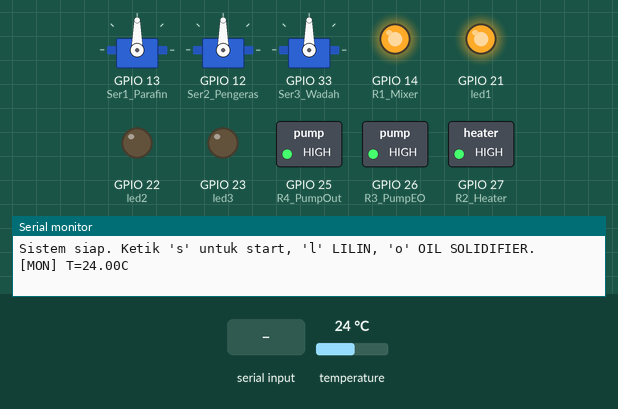
This sketch was run on a simulated ESP32. On the bench: 3 × servo, switched loads named in the sketch (green lamp = pin HIGH), output pins drawn as LEDs (lit = HIGH), the last lines printed to the serial monitor. The inputs (shaded band) are chosen by the test bench; at power-on: temperature 24 °C. WiFi joins after 1.5 s; servers stay silent unless stated.

Above: at 3.0 s.
3.1 s: "s" received over Serial
At 5.0 s:
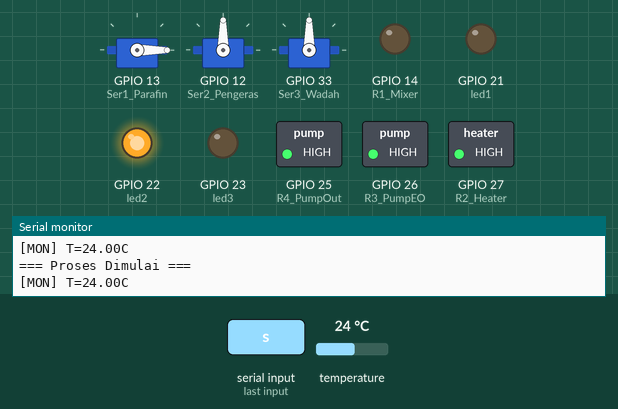
At 6.0 s:
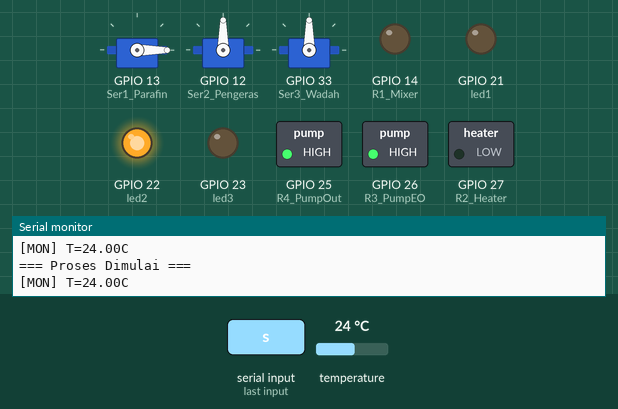
Timing chart, 0 to 7.5 s (numbered marks = the images above; inputs shaded):
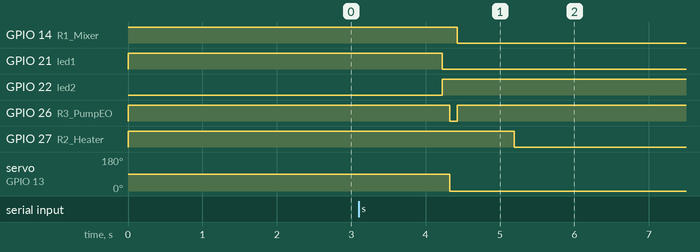

Measured:
- after the input at 3.1 s, GPIO 14 (R1_Mixer): HIGH → LOW after 1.3 s; GPIO 21 (led1): HIGH → LOW after 1.1 s; GPIO 22 (led2): LOW → HIGH after 1.1 s; GPIO 26 (R3_PumpEO): HIGH → LOW after 1.2 s, → HIGH 0.10 s later; GPIO 27 (R2_Heater): HIGH → LOW after 2.1 s

The sketch:

sketch_sep13b.ino
```cpp
#define BLYNK_TEMPLATE_ID "TMPL6skCxPnti"
#define BLYNK_TEMPLATE_NAME "JELATECH "
#define BLYNK_AUTH_TOKEN "KCTyVhBgVokaP0wzYfWADEfy4LvnA9Nh"

//ESP_Mesin2
#include <Arduino.h>
#include <ESP32Servo.h>
#include <OneWire.h>
#include <DallasTemperature.h>
#include <WiFi.h>
#include <WiFiClient.h>
#include <BlynkSimpleEsp32.h>


char ssid[] = "Dawilah kost3";
char pass[] = "987654321";

BlynkTimer timer;

// ==================== Pin Definition ====================
#define led1          21
#define led2          22
#define led3          23

#define R1_Mixer      14
#define R2_Heater     27
#define R3_PumpEO     26
#define R4_PumpOut    25
#define Ser1_Parafin  13
#define Ser2_Pengeras 12
#define Ser3_Wadah    33

#define STATUS     V3
#define STARTSTOP  V4
#define SERVO_LED  V5
#define SERVO_GRAM V6
#define OIL_LED    V7
#define SUHU       V8
#define MOTOR_LED  V9
#define SOL_BAWAH  V10
#define STATUS_MODE V11
#define COUNTDOWN  V12
#define PENGERAS_LED V13
#define PENGERAS_GRAM V15
#define HEATER     V14

// ==================== Sensor Suhu ====================
const int oneWireBus = 4;
OneWire oneWire(oneWireBus);
DallasTemperature sensors(&oneWire);

// ==================== Servo ====================
Servo servo1;  // Parafin
Servo servo2;  // Pengeras
Servo servo3;  // Wadah

// ==================== Variabel Adjustable ====================
volatile bool startProcess = false;
String statusMode = "LILIN";   // "LILIN" atau "OIL SOLIDIFIER"(Default LILIN)

// Berat & bukaan
int beratMinyak = 100;        // gram(default)
int servoAngleBase = 90;      // sudut dasar bukaan(perlu set up)
int servoOpenTimeMs = 100;    // durasi bukaan bahan (ms)(perlu set up sesuai takaran)

// Durasi proses
int pumpEODurationMs      = 100;        // ms
int mixingDurationMsBase  = 1*10*1000;  // default 5 menit (ms)
int pumpOutDurationMs     = 300;        // ms
int stepMoveDelayMs       = 1000;       // jeda setelah putar servo wadah (ms)

// Ambang suhu
float T_TIMER_START = 70.0;  // mulai hitung 5 menit
float T_OFF         = 80.0;  // heater OFF
float T_ON_HYST     = 75.0;  // heater ON kembali

// ==================== RTOS Handle ====================
TaskHandle_t TaskProcessHandle;

// ==================== Global Runtime ====================
volatile float gTempC = NAN;

// ==================== Helper ====================
void relayOn(int pin)   { digitalWrite(pin, LOW);  }
void relayOff(int pin)  { digitalWrite(pin, HIGH); }


void pulseRelay(int pin, int duration_ms) {
  relayOn(pin);
  vTaskDelay(duration_ms / portTICK_PERIOD_MS);
  relayOff(pin);
}

void servoPulse(Servo &s, int angle, int duration_ms, int vpin) {
  //Hidupkan LED hanya jika mode sesuai
  if (vpin != -1) {
    Blynk.virtualWrite(vpin, 1); // LED ON
  }

  s.write(angle);
  vTaskDelay(duration_ms / portTICK_PERIOD_MS);
  s.write(0);

  //Matikan LED setelah servo selesai
  if (vpin != -1) {
    Blynk.virtualWrite(vpin, 0); // LED OFF
    // Blynk.run(); // pastikan sinkronisasi
  }
}

void readTemperature() {
  sensors.requestTemperatures();
  gTempC = sensors.getTempCByIndex(0);
}

void applyHeaterControl(float tC) {
  static bool heaterIsOn = false;
  if (isnan(tC)) return;

  if (tC >= T_OFF && heaterIsOn) {
    relayOff(R2_Heater);
    heaterIsOn = false;
  } else if (tC <= T_ON_HYST && !heaterIsOn) {
    relayOn(R2_Heater);
    heaterIsOn = true;
  }
}

// // Heater + Mixer: kontrol suhu + 5 menit mulai saat suhu >= 70C
void runHeaterMixerPhase() {
  relayOn(R1_Mixer);  // Mixer ON

  bool timerStarted = false;
  uint32_t tStart = 0;

  for (;;) {
    readTemperature();
    float tC = gTempC;
      // kirim status awal ke Blynk
    Blynk.virtualWrite(STATUS_MODE, "Sedang Proses");

    applyHeaterControl(tC);

    if (!timerStarted && !isnan(tC) && tC >= T_TIMER_START) {
      timerStarted = true;
      tStart = xTaskGetTickCount();
      Serial.println("[HeaterMixer] Timer start @ >=70C");
    }

    if (timerStarted) {
      uint32_t elapsed = (xTaskGetTickCount() - tStart) * portTICK_PERIOD_MS;
      if (elapsed >= (uint32_t)mixingDurationMsBase) {
        Serial.println("[HeaterMixer] Durasi selesai");
        break;
      }
    }
    vTaskDelay(500 / portTICK_PERIOD_MS);
  }

  relayOff(R2_Heater);
  relayOff(R1_Mixer);
    // kirim status selesai ke Blynk
  Blynk.virtualWrite(STATUS_MODE, "Selesai");
}

// Heater + Mixer: kontrol suhu + 5 menit mulai saat suhu >= 70C
// void runHeaterMixerPhase() {
//   relayOn(R1_Mixer);

//   // kirim status awal ke Blynk
//   Blynk.virtualWrite(STATUS_MODE, "Sedang Proses");

//   bool timerStarted = false;
//   uint32_t tStart = 0;

//   for (;;) {
//     readTemperature();
//     float tC = gTempC;

//     applyHeaterControl(tC);

//     if (!timerStarted && !isnan(tC) && tC >= T_TIMER_START) {
//       timerStarted = true;
//       tStart = xTaskGetTickCount();
//       Serial.println("[HeaterMixer] Timer start @ >=70C");
//     }

//     if (timerStarted) {
//       uint32_t elapsed = (xTaskGetTickCount() - tStart) * portTICK_PERIOD_MS;
//       Serial.printf("[HeaterMixer] Suhu=%.2fC, Elapsed=%lus\n", tC, elapsed / 1000);

//       if (elapsed >= (uint32_t)mixingDurationMsBase) {
//         Serial.println("[HeaterMixer] Durasi selesai");
//         break;
//       }
//     }

//     vTaskDelay(1000 / portTICK_PERIOD_MS); // update tiap 1 detik
//   }

//   relayOff(R2_Heater);
//   relayOff(R1_Mixer);

//   // kirim status selesai ke Blynk
//   Blynk.virtualWrite(STATUS_MODE, "Selesai");
// }


// Penuangan (tiap 45 derajat dan perlu set up)
void doPouringSequence() {
  for (int angle = 0; angle <= 135; angle += 45) {
    Serial.printf("[Pour] angle=%d deg\n", angle);
    pulseRelay(R4_PumpOut, pumpOutDurationMs);
    servo3.write(angle);
    vTaskDelay(stepMoveDelayMs / portTICK_PERIOD_MS);
  }
  servo3.write(0);
}

// ==================== TASK PROSES ====================
void TaskProcess(void *pvParameters) {
  for (;;) {
    if (startProcess) {
      // LED -> Working
      digitalWrite(led1, LOW);
      digitalWrite(led2, HIGH);
      digitalWrite(led3, LOW);

      Serial.println("=== Proses Dimulai ===");
      Blynk.virtualWrite(STATUS_MODE, "Sedang Proses");

      if (statusMode == "LILIN") {
        servoPulse(servo1, servoAngleBase, servoOpenTimeMs, SERVO_LED);
        pulseRelay(R3_PumpEO, pumpEODurationMs);
        runHeaterMixerPhase();
        doPouringSequence();
      }
      else if (statusMode == "OIL SOLIDIFIER") {
        servoPulse(servo2, servoAngleBase, servoOpenTimeMs, PENGERAS_LED);
        runHeaterMixerPhase();
        doPouringSequence();
      }
      Serial.println("=== Proses Selesai ===");
      Blynk.virtualWrite(STATUS_MODE, "Selesai");

      // LED -> Done selama 10 detik
      digitalWrite(led2, LOW);
      digitalWrite(led3, HIGH);
      vTaskDelay(10000 / portTICK_PERIOD_MS);

      // Kembali ke Idle
      digitalWrite(led1, HIGH);
      digitalWrite(led2, LOW);
      digitalWrite(led3, LOW);

        // kirim status awal ke Blynk
  Blynk.virtualWrite(STATUS_MODE, "Mesin Siap");
      startProcess = false;
    }
  // kirim status awal ke Blynk
    Blynk.virtualWrite(STATUS_MODE, "Mesin Siap");

    vTaskDelay(200 / portTICK_PERIOD_MS);
  }
}

// ================== BLYNK ==================
// Handler untuk menerima mode status dari Blynk (V3)
BLYNK_WRITE(STATUS) {
  statusMode = param.asStr();   // baca string
  Serial.print("[BLYNK] Status mode diterima: ");
  Serial.println(statusMode);

  //   if (statusMode == "OIL SOLIDIFIER") {
  //   Blynk.virtualWrite(PENGERAS_LED, 1);   // LED Pengeras di Blynk nyala
  // } else {
  //   Blynk.virtualWrite(PENGERAS_LED, 0);   // LED Pengeras di Blynk mati
  // }
}

// Handler untuk menerima perintah start/stop dari Blynk (V4)
BLYNK_WRITE(STARTSTOP) {
  int val = param.asInt();  // 1 = start, 0 = stop
  if (val == 1) {
    startProcess = true;
    Serial.println("[BLYNK] Perintah START diterima");
  } else {
    startProcess = false;
    Serial.println("[BLYNK] Perintah STOP diterima");
  }
}

void sendToBlynk() {
  // kirim suhu ke widget di Blynk
  readTemperature();  // pastikan baca dulu
  Blynk.virtualWrite(SUHU, gTempC);

  // kirim status relay/LED
  Blynk.virtualWrite(MOTOR_LED, digitalRead(R1_Mixer) == LOW ? 1 : 0);
  Blynk.virtualWrite(HEATER,    digitalRead(R2_Heater) == LOW ? 1 : 0);
  Blynk.virtualWrite(OIL_LED,   digitalRead(R3_PumpEO) == LOW ? 1 : 0);
  Blynk.virtualWrite(SOL_BAWAH, digitalRead(R4_PumpOut) == LOW ? 1 : 0);

  Blynk.virtualWrite(SERVO_GRAM, beratMinyak);
  Blynk.virtualWrite(PENGERAS_GRAM, beratMinyak);

  // if (statusMode == "OIL SOLIDIFIER") {
  //   Blynk.virtualWrite(PENGERAS_LED, 1);
  //   Blynk.virtualWrite(PENGERAS_LED, 0);
  // } else if (statusMode == "OIL SOLIDIFIER") {
  //   Blynk.virtualWrite(SERVO_LED, 0);
  //   Blynk.virtualWrite(PENGERAS_LED, 1);
  // } else {
  //   Blynk.virtualWrite(SERVO_LED, 0);
  //   Blynk.virtualWrite(PENGERAS_LED, 0);
  // }

  //   // status proses
  // if (startProcess)
  //   Blynk.virtualWrite(STATUS_MODE, "Sedang Proses");
  // else
  //   Blynk.virtualWrite(STATUS_MODE, "Selesai");
}

// ==================== SETUP ====================
void setup() {
  Serial.begin(115200);

  pinMode(R1_Mixer, OUTPUT);
  pinMode(R2_Heater, OUTPUT);
  pinMode(R3_PumpEO, OUTPUT);
  pinMode(R4_PumpOut, OUTPUT);
  relayOff(R1_Mixer);
  relayOff(R2_Heater);
  relayOff(R3_PumpEO);
  relayOff(R4_PumpOut);

  pinMode(led1, OUTPUT);
  pinMode(led2, OUTPUT);
  pinMode(led3, OUTPUT);
  digitalWrite(led1, HIGH); // default: Idle
  digitalWrite(led2, LOW);
  digitalWrite(led3, LOW);

  servo1.attach(Ser1_Parafin);
  servo2.attach(Ser2_Pengeras);
  servo3.attach(Ser3_Wadah);

  sensors.begin();

  xTaskCreatePinnedToCore(
    TaskProcess, "TaskProcess",
    6144, NULL, 1, &TaskProcessHandle, 1
  );
  //percobaan ketika manula(tidak pakai blynk)
  Serial.println("Sistem siap. Ketik 's' untuk start, 'l' LILIN, 'o' OIL SOLIDIFIER.");

  Blynk.begin(BLYNK_AUTH_TOKEN, ssid, pass);

  // Timer kirim data tiap 1 detik
  timer.setInterval(1000L, sendToBlynk);

}

// ==================== LOOP ====================
void loop() {
  Blynk.run();
  timer.run();
  if (Serial.available()) {
    char c = Serial.read();
    if (c == 's') startProcess = true;
    else if (c == 'l') statusMode = "LILIN";
    else if (c == 'o') statusMode = "OIL SOLIDIFIER";
  }

  // Monitoring suhu (idle pun tetap terbaca)
  readTemperature();
  Serial.printf("[MON] T=%.2fC\n", gTempC);
  delay(800);
}
```
